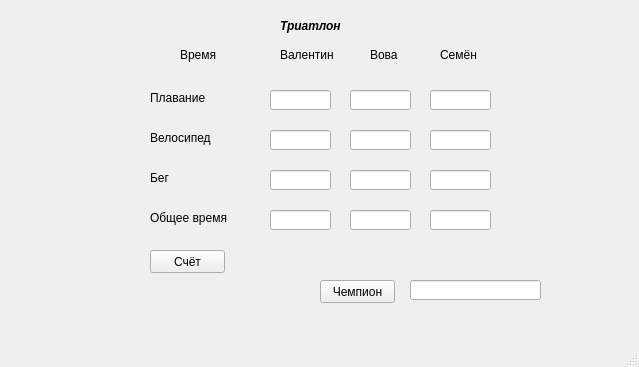
<?xml version="1.0" encoding="UTF-8"?>
<ui version="4.0">
 <class>MainWindow</class>
 <widget class="QMainWindow" name="MainWindow">
  <property name="geometry">
   <rect>
    <x>0</x>
    <y>0</y>
    <width>639</width>
    <height>367</height>
   </rect>
  </property>
  <property name="windowTitle">
   <string>MainWindow</string>
  </property>
  <widget class="QWidget" name="centralwidget">
   <widget class="QLabel" name="label">
    <property name="geometry">
     <rect>
      <x>280</x>
      <y>10</y>
      <width>181</width>
      <height>31</height>
     </rect>
    </property>
    <property name="font">
     <font>
      <weight>75</weight>
      <italic>true</italic>
      <bold>true</bold>
     </font>
    </property>
    <property name="mouseTracking">
     <bool>false</bool>
    </property>
    <property name="text">
     <string>Триатлон</string>
    </property>
   </widget>
   <widget class="QLabel" name="label_2">
    <property name="geometry">
     <rect>
      <x>180</x>
      <y>40</y>
      <width>60</width>
      <height>29</height>
     </rect>
    </property>
    <property name="text">
     <string>Время</string>
    </property>
   </widget>
   <widget class="QLabel" name="label_3">
    <property name="geometry">
     <rect>
      <x>280</x>
      <y>40</y>
      <width>82</width>
      <height>29</height>
     </rect>
    </property>
    <property name="text">
     <string>Валентин</string>
    </property>
   </widget>
   <widget class="QLabel" name="label_4">
    <property name="geometry">
     <rect>
      <x>370</x>
      <y>40</y>
      <width>31</width>
      <height>29</height>
     </rect>
    </property>
    <property name="text">
     <string>Вова</string>
    </property>
   </widget>
   <widget class="QLabel" name="label_5">
    <property name="geometry">
     <rect>
      <x>440</x>
      <y>40</y>
      <width>61</width>
      <height>29</height>
     </rect>
    </property>
    <property name="text">
     <string>Семён</string>
    </property>
   </widget>
   <widget class="QLabel" name="label_6">
    <property name="geometry">
     <rect>
      <x>150</x>
      <y>90</y>
      <width>91</width>
      <height>16</height>
     </rect>
    </property>
    <property name="text">
     <string>Плавание</string>
    </property>
   </widget>
   <widget class="QLabel" name="label_7">
    <property name="geometry">
     <rect>
      <x>150</x>
      <y>130</y>
      <width>101</width>
      <height>16</height>
     </rect>
    </property>
    <property name="text">
     <string>Велосипед</string>
    </property>
   </widget>
   <widget class="QLabel" name="label_8">
    <property name="geometry">
     <rect>
      <x>150</x>
      <y>170</y>
      <width>81</width>
      <height>16</height>
     </rect>
    </property>
    <property name="text">
     <string>Бег</string>
    </property>
   </widget>
   <widget class="QLabel" name="label_9">
    <property name="geometry">
     <rect>
      <x>150</x>
      <y>210</y>
      <width>101</width>
      <height>16</height>
     </rect>
    </property>
    <property name="text">
     <string>Общее время</string>
    </property>
   </widget>
   <widget class="QLineEdit" name="lineEdit">
    <property name="geometry">
     <rect>
      <x>270</x>
      <y>90</y>
      <width>61</width>
      <height>20</height>
     </rect>
    </property>
   </widget>
   <widget class="QLineEdit" name="lineEdit_2">
    <property name="geometry">
     <rect>
      <x>270</x>
      <y>130</y>
      <width>61</width>
      <height>20</height>
     </rect>
    </property>
   </widget>
   <widget class="QLineEdit" name="lineEdit_3">
    <property name="geometry">
     <rect>
      <x>270</x>
      <y>170</y>
      <width>61</width>
      <height>20</height>
     </rect>
    </property>
   </widget>
   <widget class="QLineEdit" name="lineEdit_4">
    <property name="geometry">
     <rect>
      <x>270</x>
      <y>210</y>
      <width>61</width>
      <height>20</height>
     </rect>
    </property>
   </widget>
   <widget class="QLineEdit" name="lineEdit_9">
    <property name="geometry">
     <rect>
      <x>350</x>
      <y>90</y>
      <width>61</width>
      <height>20</height>
     </rect>
    </property>
   </widget>
   <widget class="QLineEdit" name="lineEdit_10">
    <property name="geometry">
     <rect>
      <x>350</x>
      <y>170</y>
      <width>61</width>
      <height>20</height>
     </rect>
    </property>
   </widget>
   <widget class="QLineEdit" name="lineEdit_11">
    <property name="geometry">
     <rect>
      <x>350</x>
      <y>210</y>
      <width>61</width>
      <height>20</height>
     </rect>
    </property>
   </widget>
   <widget class="QLineEdit" name="lineEdit_12">
    <property name="geometry">
     <rect>
      <x>350</x>
      <y>130</y>
      <width>61</width>
      <height>20</height>
     </rect>
    </property>
   </widget>
   <widget class="QLineEdit" name="lineEdit_13">
    <property name="geometry">
     <rect>
      <x>430</x>
      <y>90</y>
      <width>61</width>
      <height>20</height>
     </rect>
    </property>
   </widget>
   <widget class="QLineEdit" name="lineEdit_14">
    <property name="geometry">
     <rect>
      <x>430</x>
      <y>170</y>
      <width>61</width>
      <height>20</height>
     </rect>
    </property>
   </widget>
   <widget class="QLineEdit" name="lineEdit_15">
    <property name="geometry">
     <rect>
      <x>430</x>
      <y>210</y>
      <width>61</width>
      <height>20</height>
     </rect>
    </property>
   </widget>
   <widget class="QLineEdit" name="lineEdit_16">
    <property name="geometry">
     <rect>
      <x>430</x>
      <y>130</y>
      <width>61</width>
      <height>20</height>
     </rect>
    </property>
   </widget>
   <widget class="QPushButton" name="pushButton">
    <property name="geometry">
     <rect>
      <x>150</x>
      <y>250</y>
      <width>75</width>
      <height>23</height>
     </rect>
    </property>
    <property name="text">
     <string>Счёт</string>
    </property>
   </widget>
   <widget class="QPushButton" name="pushButton_2">
    <property name="geometry">
     <rect>
      <x>320</x>
      <y>280</y>
      <width>75</width>
      <height>23</height>
     </rect>
    </property>
    <property name="text">
     <string>Чемпион</string>
    </property>
   </widget>
   <widget class="QLineEdit" name="lineEdit_17">
    <property name="geometry">
     <rect>
      <x>410</x>
      <y>280</y>
      <width>131</width>
      <height>20</height>
     </rect>
    </property>
   </widget>
  </widget>
  <widget class="QMenuBar" name="menubar">
   <property name="geometry">
    <rect>
     <x>0</x>
     <y>0</y>
     <width>639</width>
     <height>21</height>
    </rect>
   </property>
  </widget>
  <widget class="QStatusBar" name="statusbar"/>
 </widget>
 <resources/>
 <connections/>
</ui>
